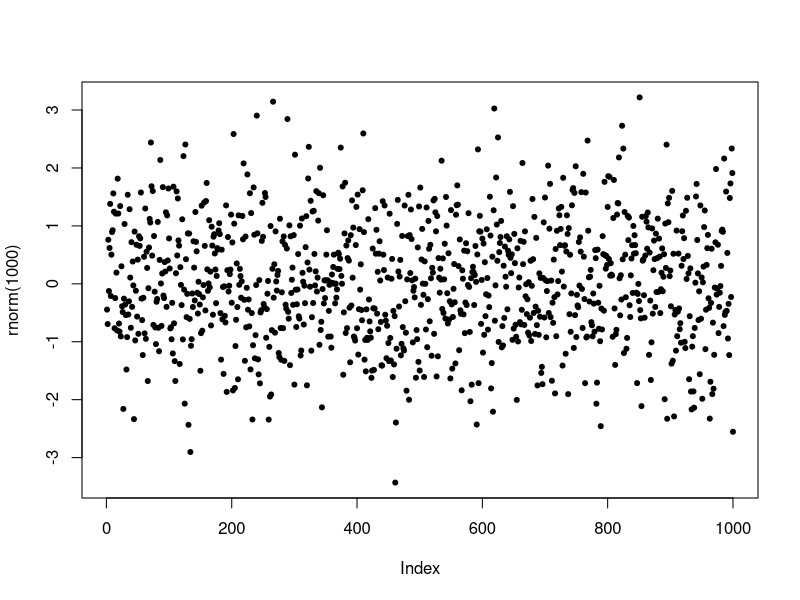
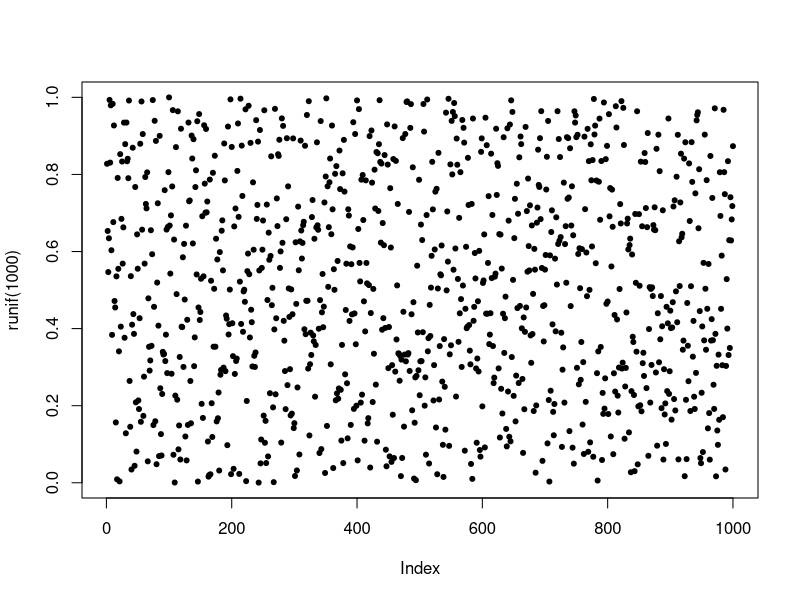

Write the R code that produced these figures, in order.
## How to generate 100 random numbers from uniform distribution?
runif(100, min=-1, max=1)

## Arguments min=0 and max=1 are set by default. It means that if we do not
## explicitly state min and max, the funcntion will generate n random numbers
## from (0,1) interval:
runif(100) ## = ruinf(100, min=0, max=1)=runif(100, 0, 1)


## if we want to replicate the results of a RNG session, we need to use 
## the same seed:
.Random.seed  ## gives the state of the RNG
a=.Random.seed ## we save RNG state in a vector 
set.seed(a)    ## set a to be our seed  
runif(5) ##now we are generating 5 RN from unifrom distribution using the chosen seed (1)
runif(5) ## next 5 numbers are are generating from the point, where algorithm has "stopped" (2)
set.seed(a)
runif(5)   ## allows us to replicate the results of the previous generating
set.seed(a)
runif(10)  ## we can spot, that these 10 numbers are numbers from (1) and (2) 


## We can generate RN from different disctributions
rnorm(100) ## 100 RN from normal distribution

## Let's plot these 100 numbers from uniform and normal dostributions
plot(rnorm(1000), type="p", pch=20) ## we can see that observations are concentrated around 0
plot(runif(1000), type="p", pch=20) ## we can see that points are more or less uniformly
## distributed along the interval


## Inverse CDF method for RNG from normal distribution
c = runif(100, min = 0, max = 1) ## generating 100 quantiles
qnorm(c) ## getting random numbers from normal distribution with quntile function 

##Switching RNG
RNGkind() ##query of currently used RNG. Mersenne Twister is set by default
RNGkind("Wichmann-Hill") ## set a new algorithm
